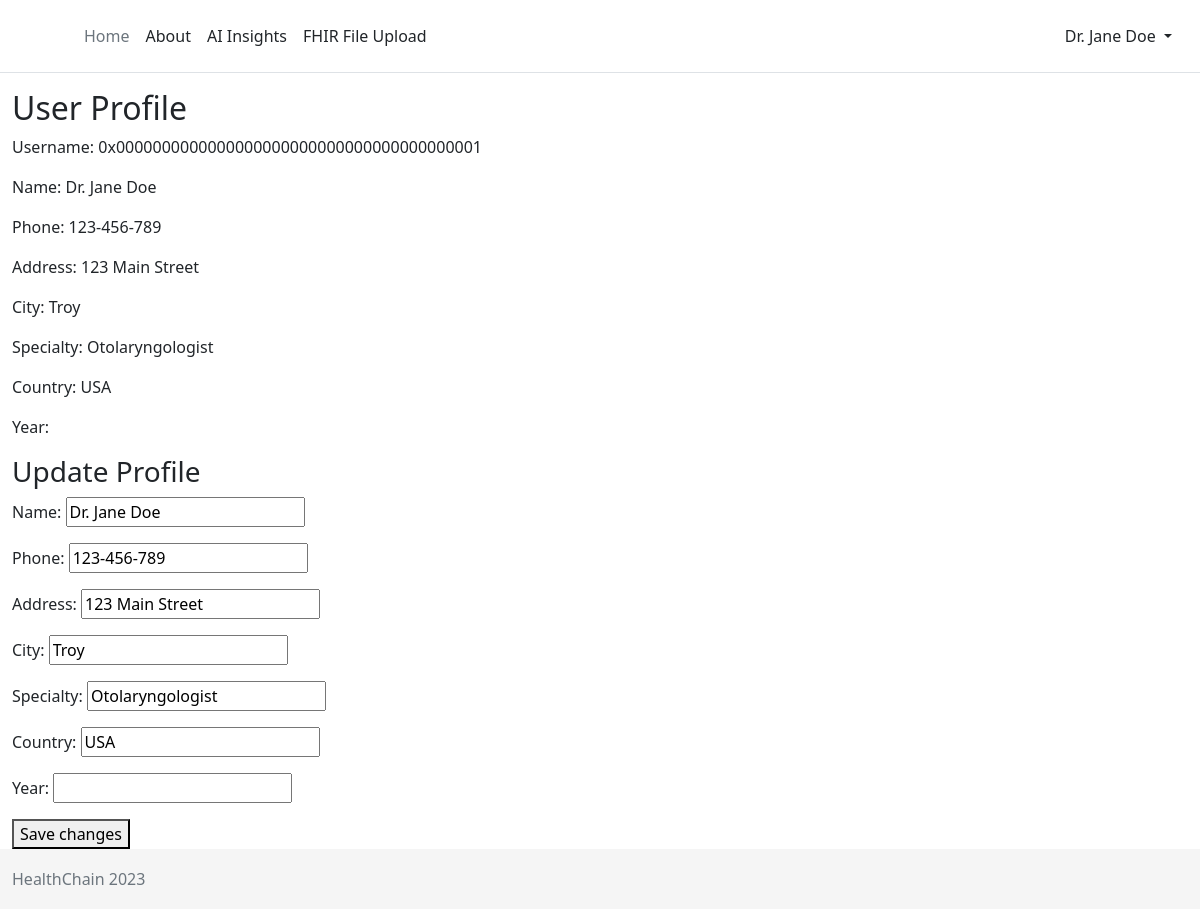
Screenshot of /profile/ (signed in) with the database file from the repository.
### accounts/models.py (models this page shows, shortened)
class NewUser(AbstractUser):
    name = models.CharField(max_length=100)
    phone = models.CharField(max_length=100)
    address = models.CharField(max_length=100)
    city = models.CharField(max_length=100)
    specialty = models.CharField(max_length=100, blank=True)
    country = models.CharField(max_length=100)
    year = models.CharField(max_length=100)
    def is_patient(self):
        return not self.specialty

### pages/views.py (the view)
# urls.py: path('profile/', profile, name='profile'),
@login_required
def profile(request):
    if request.method == 'POST':
        form = UserEditForm(request.POST, instance=request.user)
        if form.is_valid():
            form.save()
            return redirect('profile')
    else:
        form = UserEditForm(instance=request.user)
    context = {'form': form}
    return render(request, 'pages/profile.html', context)

### accounts/forms.py
class UserEditForm(forms.ModelForm):
    class Meta:
        model = NewUser
        fields = ['name', 'phone', 'address', 'city', 'specialty', 'country', 'year']

### templates/pages/profile.html (shortened to what this page needs)
{% extends '_base.html' %}
{% load static %}
{% block content %}
  <h2>User Profile</h2>
  <p>Username: {{ user.username }}</p>
  <p>Name: {{ user.name }}</p>
  <p>Phone: {{ user.phone }}</p>
  <p>Address: {{ user.address }}</p>
  <p>City: {{ user.city }}</p>
  <p>Specialty: {{ user.specialty }}</p>
  <p>Country: {{ user.country }}</p>
  <p>Year: {{ user.year }}</p>
  <h3>Update Profile</h3>
  <form method="post">
    {{ form.as_p }}
    <button type="submit">Save changes</button>
  </form>
{% endblock %}

### templates/_base.html (shortened to what this page needs)
{% load static %}
<!DOCTYPE html>
<html lang="en">
<head>
  {% block css %}
  <link href="https://cdn.jsdelivr.net/npm/bootstrap@5.2.3/dist/css/bootstrap.min.css" rel="stylesheet"
>
  <link rel="stylesheet" href="{% static 'css/base.css' %}">
  {% endblock %}
</head>
<body>
  <header class="p-3 mb-3 border-bottom">
    <div class="container">
      <div class="d-flex flex-wrap align-items-center justify-content-center justify-content-lg-start">
        <a href="/" class="d-flex align-items-center mb-2 mb-lg-0 text-dark text-decoration-none">
          <svg class="bi me-2" width="40" height="32" role="img" aria-label="Bootstrap">
            <use xlink:href="#bootstrap" />
          </svg>
        </a>
        <ul class="nav col-12 col-lg-auto me-lg-auto mb-2 justify-content-center mb-md-0">
          <li><a href="{% url 'home' %}" class="nav-link px-2 link-secondary">Home</a></li>
          <li><a href="{% url 'about' %}" class="nav-link px-2 link-dark">About</a></li>
          <li><a href="{% url 'ai' %}" class="nav-link px-2 link-dark">AI Insights</a></li>
          <li><a href="{% url 'fhir_upload' %}" class="nav-link px-2 link-dark">FHIR File Upload</a></li>
        </ul>
        <div class="dropdown text-end">
          {% if user.is_authenticated %}
          <a href="#" class="d-block link-dark text-decoration-none dropdown-toggle" data-bs-toggle="dropdown"
            aria-expanded="false">
            {{ user.name }}
          </a>
          {% else %}
          <form class="form-inline ml-auto">
            <a href="#" onclick="connectMetaMask()" class="btn btn-outline-secondary">MetaMask Login</a>
          </form>
          {% endif %}
        </div>
      </div>
    </div>
  </header>
  <div class="container">
    {% block content %}{% endblock content %}
  </div>
  <footer class="footer">
    <div class="container">
      <span class="text-muted">HealthChain 2023<span>
    </div>
  </footer>
</body>
</html>

### static/css/base.css (style rules this page uses)
html { position: relative; min-height: 100%; font-size: 14px; }
@media (min-width: 768px) { html { font-size: 16px; } }
body { margin-bottom: 60px; }
.container { max-width: 1500px; }
.footer { position: absolute; bottom: 0; width: 100%; height: 60px; line-height: 60px; background-color: #f5f5f5; }

### rows the page displays
NewUser: name "Dr. Jane Doe", username "0x0000000000000000000000000000000000000001", phone "123-456-789", address "123 Main Street", city "Troy", specialty "Otolaryngologist", country "USA"
